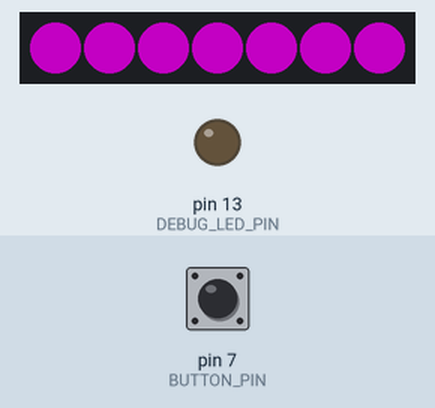
A program run on a simulated Arduino Leonardo, built with avr-gcc and run on an emulated ATmega32U4. Shown: 7 RGB LEDs in strip order, left to right, output pins drawn as LEDs (lit = HIGH). Inputs (shaded band) come from the test bench; at power-on: pin 7 (BUTTON_PIN) LOW. Dim RGB values are drawn brighter than linear; random numbers use the default seed unless the program sets one.

Above: at 3.6 s.
3.7 s: pin 7 (BUTTON_PIN) pulled HIGH for 0.15 s
At 3.9 s:
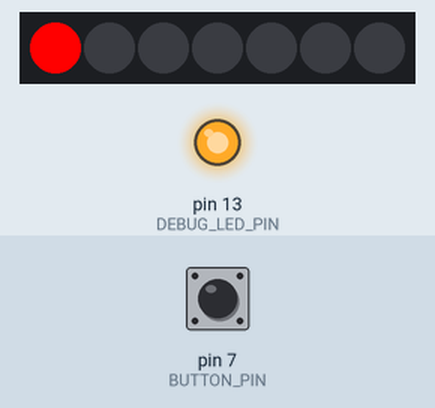
4.4 s: pin 7 (BUTTON_PIN) pulled HIGH for 1 s
At 5.45 s:
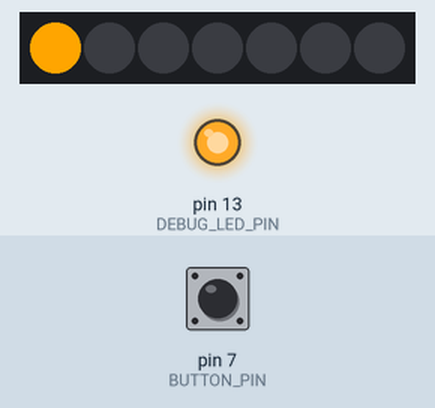
6.0 s: pin 7 (BUTTON_PIN) pulled HIGH for 3.2 s
At 8.56 s:
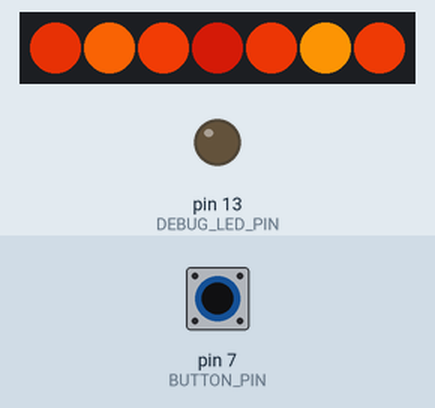
9.8 s: pin 7 (BUTTON_PIN) pulled HIGH for 1 s
At 10.85 s:
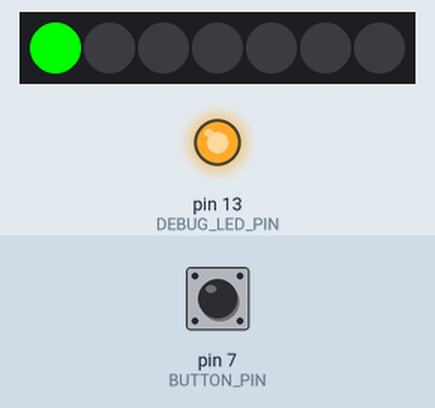
11.4 s: pin 7 (BUTTON_PIN) pulled HIGH for 3.2 s
At 14.65 s:
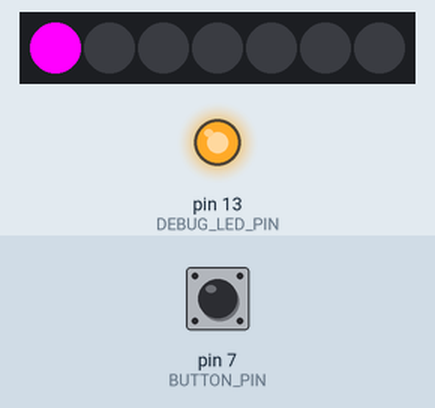
15.2 s: pin 7 (BUTTON_PIN) pulled HIGH for 1 s
At 17.2 s:
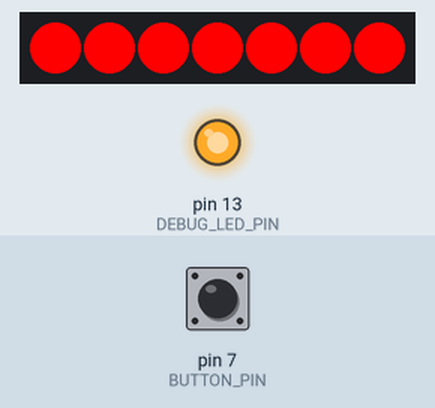
Timing chart, 0 to 21.7 s (numbered marks = the images above; inputs shaded):
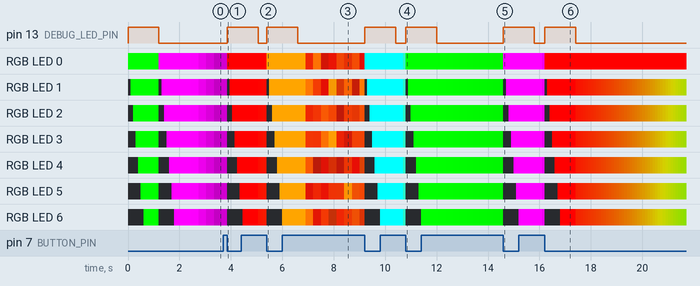

Measured:
- after the input at 3.7 s, pin 13 (DEBUG_LED_PIN): LOW → HIGH after 0.15 s

The program:

main.cpp
```cpp
#include <Arduino.h>
#include <vector.h>

#include "ExpandedNeoPixel.h"
#include "breathing.h"
#include "fire.h"
#include "led_mode.h"
#include "rainbow_wheel.h"

#define BUTTON_PIN 7
#define LED_DATA_PIN 5

#define DEBUG_LED_PIN 13

ExpandedNeoPixel jewel =
    ExpandedNeoPixel(MAX_PIXELS, LED_DATA_PIN, NEO_GRB + NEO_KHZ800);
LedMode* modes[] = {new Breathing(jewel, jewel.Color(80, 0, 80),
                                  jewel.Color(255, 0, 255), 1000),
                    new RainbowWheel(jewel), new Fire(jewel),
                    new Breathing(jewel, jewel.Color(128, 128, 0),
                                  jewel.Color(0, 255, 255), 1000),
                    new Breathing(jewel, jewel.Color(0, 128, 0),
                                  jewel.Color(0, 255, 0), 10000)};
static bool buttonPressed = false;
uint16_t ledOn = 0;
uint8_t modeIndex = 0;

void setup() {
    // Set the button pin as an input
    pinMode(BUTTON_PIN, INPUT);

    // Set the LED pin as an output
    pinMode(DEBUG_LED_PIN, OUTPUT);

    digitalWrite(DEBUG_LED_PIN, 1);

    jewel.begin();
    jewel.show();
    // Do a startup animation
    for (uint8_t i = 0; i < MAX_PIXELS; i++) {
        jewel.setPixelColor(i, jewel.Color(0, 255, 0));
        jewel.show();
        delay(100);
    }
    delay(500);
    jewel.clear();
    jewel.show();
    digitalWrite(DEBUG_LED_PIN, 0);

    // Do the startup of the first mode
    modes[modeIndex]->startup();
}

bool isButtonPressed() {
    // Read the state of the button
    int buttonState = digitalRead(BUTTON_PIN);

    // Check if the button is pressed
    if (buttonState == HIGH && !buttonPressed) {
        buttonPressed = true;
    } else if (buttonState == LOW && buttonPressed) {
        buttonPressed = false;
        return true;
    }
    return false;
}

uint32_t ledOnMillis = 0;
uint32_t previousMillis = 0;
void loop() {
    // Run the code only when the button has been pressed and depressed
    if (isButtonPressed()) {
        ledOnMillis = millis();
        digitalWrite(DEBUG_LED_PIN, 1);

        // Increment the mode index
        modes[modeIndex]->shutdown();
        modeIndex++;
        if (modeIndex >= sizeof(modes) / sizeof(modes[0])) {
            modeIndex = 0;
        }
        modes[modeIndex]->startup();
    }

    if (millis() - ledOnMillis > 1000) {
        digitalWrite(DEBUG_LED_PIN, 0);
    }

    // Run the loop function of the current mode
    modes[modeIndex]->loop();
    jewel.loop();
}
```

ExpandedNeoPixel.cpp
```cpp
#include "ExpandedNeoPixel.h"

#include <Adafruit_NeoPixel.h>

void ExpandedNeoPixel::setPixelColorWithDelay(uint16_t pixelIndex,
                                              uint32_t targetColor,
                                              uint32_t delayTime) {
    ledRamps[pixelIndex].red.go((targetColor >> 16) & 0xFF, delayTime);
    ledRamps[pixelIndex].green.go((targetColor >> 8) & 0xFF, delayTime);
    ledRamps[pixelIndex].blue.go(targetColor & 0xFF, delayTime);
}

void ExpandedNeoPixel::setAllPixelsColorWithDelay(uint32_t targetColor,
                                                  uint32_t delayTime) {
    for (uint16_t i = 0; i < numPixels(); i++) {
        setPixelColorWithDelay(i, targetColor, delayTime);
    }
}

void ExpandedNeoPixel::setPixelColor(uint16_t pixelIndex,
                                     uint32_t targetColor) {
    setPixelColorWithDelay(pixelIndex, targetColor, 0);
    Adafruit_NeoPixel::setPixelColor(pixelIndex, targetColor);
}

void ExpandedNeoPixel::loop() {
    static unsigned long previousMillis = 0;
    unsigned long currentMillis = millis();
    if (currentMillis - previousMillis >= 1) {
        previousMillis = currentMillis;

        for (uint16_t i = 0; i < numPixels(); i++) {
            uint8_t red = ledRamps[i].red.getValue();
            uint8_t green = ledRamps[i].green.getValue();
            uint8_t blue = ledRamps[i].blue.getValue();

            if (ledRamps[i].red.isRunning()) {
                ledRamps[i].red.update();
            }
            if (ledRamps[i].green.isRunning()) {
                ledRamps[i].green.update();
            }
            if (ledRamps[i].blue.isRunning()) {
                ledRamps[i].blue.update();
            }

            Adafruit_NeoPixel::setPixelColor(i, Color(red, green, blue));
        }
        show();
    }
}

bool ExpandedNeoPixel::isPixelMoving(uint16_t pixelIndex) {
    return ledRamps[pixelIndex].red.isRunning() ||
           ledRamps[pixelIndex].green.isRunning() ||
           ledRamps[pixelIndex].blue.isRunning();
}
```

ExpandedNeoPixel.h
```cpp
#ifndef EXPANDEDNEOPIXEL_H
#define EXPANDEDNEOPIXEL_H

#include <Adafruit_NeoPixel.h>

#include "Ramp.h"

struct Colour;

struct Colour {
    rampUnsignedChar red;
    rampUnsignedChar green;
    rampUnsignedChar blue;

    uint32_t toNeoPixelColor() {
        return ((uint32_t)red.getValue() << 16) |
               ((uint32_t)green.getValue() << 8) | blue.getValue();
    }
};

class ExpandedNeoPixel : public Adafruit_NeoPixel {
   private:
    Colour* ledRamps;

   public:
    ExpandedNeoPixel(uint16_t numPixels, uint8_t pin, uint8_t type)
        : Adafruit_NeoPixel(numPixels, pin, type) {
        ledRamps = new Colour[numPixels];
    }

    void setPixelColorWithDelay(uint16_t pixelIndex, uint32_t targetColor,
                                uint32_t delayTime);
    void setAllPixelsColorWithDelay(uint32_t targetColor, uint32_t delayTime);
    void setPixelColor(uint16_t pixelIndex, uint32_t color);
    void loop();
    bool isPixelMoving(uint16_t pixelIndex);
};

#endif  // EXPANDEDNEOPIXEL_H
```

breathing.cpp
```cpp
#include "breathing.h"

#include "ExpandedNeoPixel.h"
#include "led_mode.h"

static uint32_t prevMillis = 0;
static bool toTarget = true;
void Breathing::loop() {
    if (millis() - prevMillis >= delayMs) {
        prevMillis = millis();
        if (toTarget) {
            neopixel.setAllPixelsColorWithDelay(targetColor, delayMs);
            toTarget = false;
        } else {
            neopixel.setAllPixelsColorWithDelay(sourceColor, delayMs);
            toTarget = true;
        }
    }
}

void Breathing::startup() {
    for (uint8_t i = 0; i < MAX_PIXELS; i++) {
        neopixel.setPixelColor(i, targetColor);
        neopixel.show();
        delay(100);
    }
    delay(500);
    neopixel.clear();
    neopixel.show();
    neopixel.setAllPixelsColorWithDelay(sourceColor, delayMs);
    prevMillis = millis();
}

void Breathing::shutdown() {
    neopixel.clear();
    neopixel.show();
}
```

breathing.h
```cpp
#ifndef PURPLE_BREATHING_H
#define PURPLE_BREATHING_H

#include "ExpandedNeoPixel.h"
#include "led_mode.h"

class Breathing : public LedMode {
   private:
    ExpandedNeoPixel& neopixel;
    uint32_t sourceColor;
    uint32_t targetColor;
    uint16_t delayMs;

   public:
    Breathing(ExpandedNeoPixel& neopixel, uint32_t sourceColor,
              uint32_t targetColor, uint16_t delayMs)
        : neopixel(neopixel),
          delayMs(delayMs),
          sourceColor(sourceColor),
          targetColor(targetColor) {}

    void loop() override;
    void startup() override;
    void shutdown() override;
};

#endif  // PURPLE_BREATHING_H
```

fire.cpp
```cpp
#include "fire.h"

#include "ExpandedNeoPixel.h"
#include "led_mode.h"

const uint32_t fire_colors[] = {0x00EA5104, 0x00470B04, 0x00A40E04, 0x00FB7604,
                                0x00740A04, 0x00FCA204, 0x00BA0B04, 0x00CB2004,
                                0x00C93204, 0x00D83004, 0x00B82404, 0x008F0F04};

void Fire::loop() {
    static uint32_t prevMillis = 0;
    const uint16_t delayTime =
        100;  // Adjust this value to control the speed of the fire effect

    // Check if enough time has passed to update the fire effect
    if (millis() - prevMillis >= delayTime) {
        prevMillis = millis();
        for (uint8_t i = 0; i < MAX_PIXELS; i++) {
            uint8_t flicker = random(0, 10);
            neopixel.setPixelColorWithDelay(i, fire_colors[flicker], delayTime);
        }
    }
}

void Fire::startup() {
    for (uint8_t i = 0; i < MAX_PIXELS; i++) {
        neopixel.setPixelColor(i, neopixel.Color(255, 165, 0));
        neopixel.show();
        delay(100);
    }
    delay(500);
    neopixel.clear();
    neopixel.show();
}

void Fire::shutdown() {
    neopixel.clear();
    neopixel.show();
}
```

fire.h
```cpp
#ifndef FIRE_H
#define FIRE_H

#include "ExpandedNeoPixel.h"
#include "led_mode.h"

class Fire : public LedMode {
   private:
    ExpandedNeoPixel& neopixel;
    uint8_t red, green, blue;

   public:
    Fire(ExpandedNeoPixel& neopixel) : neopixel(neopixel) {
        red = 0;
        green = 0;
        blue = 0;
    }

    void loop() override;
    void startup() override;
    void shutdown() override;
};

#endif  // FIRE_H
```

led_mode.h
```cpp
#ifndef LED_MODE_H
#define LED_MODE_H

#define MAX_PIXELS 7

/**
 * @brief The base class for LED modes.
 *
 * This class provides an interface for implementing different LED modes.
 * Subclasses of this class should implement the `loop()` function to define the
 * behavior of the LED mode.
 */
class LedMode {
   public:
    /**
     * @brief The main loop function for the LED mode.
     *
     * This function should be implemented by subclasses to define the behavior
     * of the LED mode.
     */
    virtual void loop() = 0;
    virtual void startup() = 0;
    virtual void shutdown() = 0;
};

#endif  // LED_MODE_H
```

rainbow_wheel.cpp
```cpp
#include "rainbow_wheel.h"

#include "ExpandedNeoPixel.h"
#include "led_mode.h"

void RainbowWheel::loop() {
    static uint8_t wheelPos = 0;
    static uint32_t prevMillis = 0;
    const uint16_t delayTime =
        100;  // Adjust this value to control the speed of the rainbow effect

    // Check if enough time has passed to update the rainbow effect
    if (millis() - prevMillis >= delayTime) {
        prevMillis = millis();

        // Iterate through each LED on the outside of the neopixel
        for (uint8_t i = 1; i < MAX_PIXELS; i++) {
            // Calculate the color for the current LED based on the wheel
            // position
            uint32_t color = Wheel((i + wheelPos) % 256);

            // Set the color of the current LED
            neopixel.setPixelColor(i, color);
        }

        // Show the updated colors on the neopixel
        neopixel.show();

        // Increment the wheel position for the next iteration
        wheelPos++;
    }
}

// Helper function to calculate the color based on the wheel position
uint32_t RainbowWheel::Wheel(byte wheelPos) {
    wheelPos = 255 - wheelPos;
    if (wheelPos < 85) {
        return neopixel.Color(255 - wheelPos * 3, 0, wheelPos * 3);
    }
    if (wheelPos < 170) {
        wheelPos -= 85;
        return neopixel.Color(0, wheelPos * 3, 255 - wheelPos * 3);
    }
    wheelPos -= 170;
    return neopixel.Color(wheelPos * 3, 255 - wheelPos * 3, 0);
}

void RainbowWheel::startup() {
    for (uint8_t i = 0; i < MAX_PIXELS; i++) {
        neopixel.setPixelColor(i, neopixel.Color(255, 0, 0));
        neopixel.show();
        delay(100);
    }
    delay(500);
    neopixel.clear();
    neopixel.show();
}

void RainbowWheel::shutdown() {
    neopixel.clear();
    neopixel.show();
}
```

rainbow_wheel.h
```cpp
#ifndef RAINBOW_WHEEL_H
#define RAINBOW_WHEEL_H

#include "ExpandedNeoPixel.h"
#include "led_mode.h"

class RainbowWheel : public LedMode {
   private:
    ExpandedNeoPixel& neopixel;
    uint8_t red, green, blue;

    uint32_t Wheel(byte wheelPos);

   public:
    RainbowWheel(ExpandedNeoPixel& neopixel) : neopixel(neopixel) {
        red = 0;
        green = 0;
        blue = 0;
    }

    void loop() override;
    void startup() override;
    void shutdown() override;
};

#endif  // RAINBOW_WHEEL_H
```
